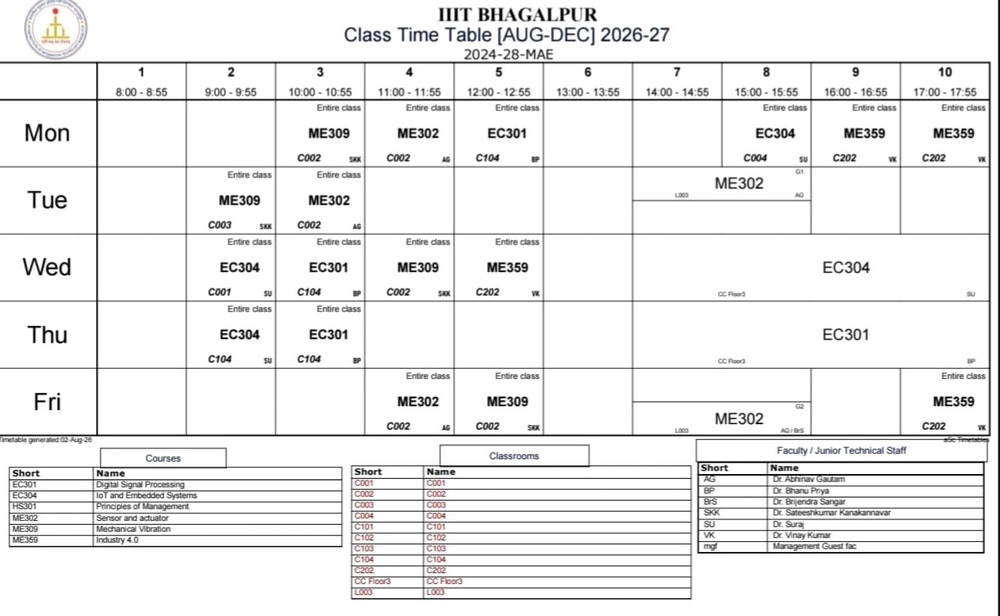
#> input picture Timetable-Parsing/another_timetable_upright.jpeg, 1000 x 616 px, shrunk from 1282 x 790 before the run
$ python png_parser.py another_timetable_upright.jpeg
#> lines starting #> are read from the running program, lines starting #| are printed output that depends on the picture; after the words box and inside, x2 and y2 are one past the last pixel; in counts of white or black regions, pixels touching at a corner belong together
import os
import json
import numpy as np
import pandas as pd

try:
    import cv2
except ImportError:
    cv2 = None

try:
    import pytesseract
except ImportError:
    pytesseract = None

def parse_png_timetable(png_path, output_json=None, output_csv=None, tesseract_cmd=None):
    """
    Non-AI Computer Vision PNG Timetable Grid Parser.
    Uses OpenCV Canny/Morphological line detection to crop grid cells geometrically.
    """
#> called with png_path = 'another_timetable_upright.jpeg', output_json = 'timetable_output.json', output_csv = 'timetable_output.csv'
    if not os.path.exists(png_path):
        raise FileNotFoundError(f"PNG file not found: {png_path}")

    if cv2 is None:
        raise ImportError("opencv-python (cv2) is required for PNG grid detection. Install with: pip install opencv-python")

    if tesseract_cmd and pytesseract:
        pytesseract.pytesseract.tesseract_cmd = tesseract_cmd

    print(f"[PNG Parser] Parsing Image timetable: {png_path} (OpenCV Computer Vision Grid Mode)")

    # Read image
    img = cv2.imread(png_path)
#> img is the input picture: shape (616, 1000, 3); mean B, G, R 237.7, 237.7, 237.8
    gray = cv2.cvtColor(img, cv2.COLOR_BGR2GRAY)

    # Threshold image (Otsu binarization)
    _, thresh = cv2.threshold(gray, 200, 255, cv2.THRESH_BINARY_INV | cv2.THRESH_OTSU)
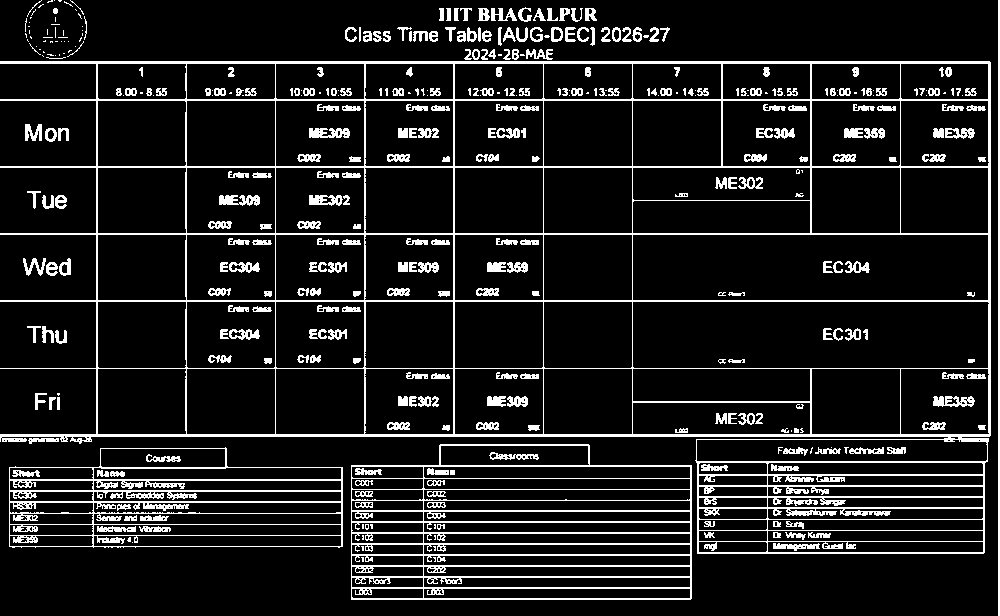
#> thresh: shape (616, 1000); 11.3% white in thin lines or dots

    # Detect horizontal lines
    kernel_h = cv2.getStructuringElement(cv2.MORPH_RECT, (max(1, img.shape[1] // 30), 1))
    horizontal = cv2.morphologyEx(thresh, cv2.MORPH_OPEN, kernel_h)
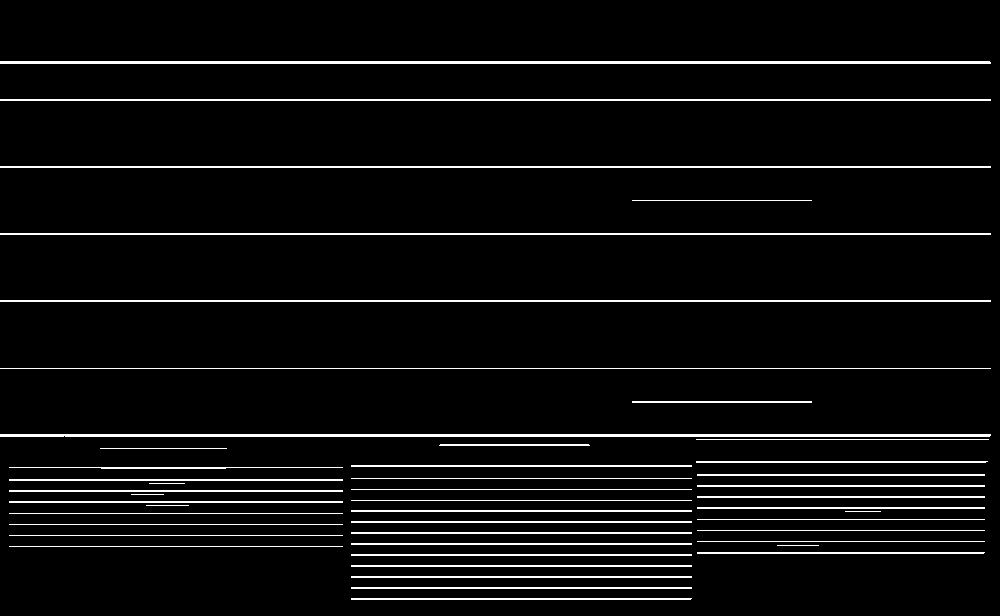
#> horizontal: shape (616, 1000); 5.2% white in thin lines or dots, all inside (x1, y1, x2, y2) = (0, 61, 991, 600)

    # Detect vertical lines
    kernel_v = cv2.getStructuringElement(cv2.MORPH_RECT, (1, max(1, img.shape[0] // 30)))
#> kernel_v = 20 values from 1 to 1
    vertical = cv2.morphologyEx(thresh, cv2.MORPH_OPEN, kernel_v)
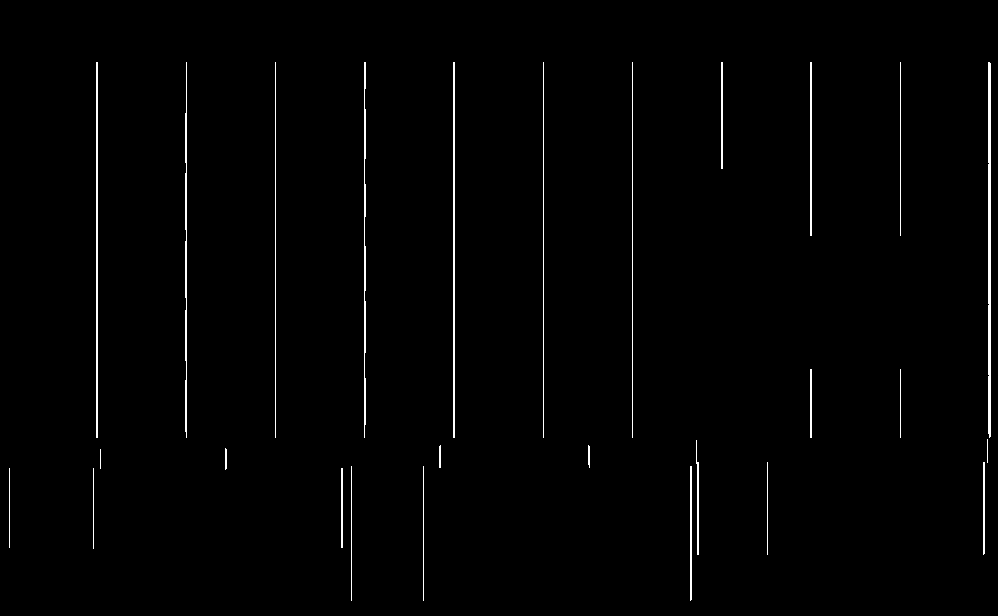
#> vertical: shape (616, 1000); 1.4% white in thin lines or dots

    # Combine grid lines
    table_grid = cv2.add(horizontal, vertical)
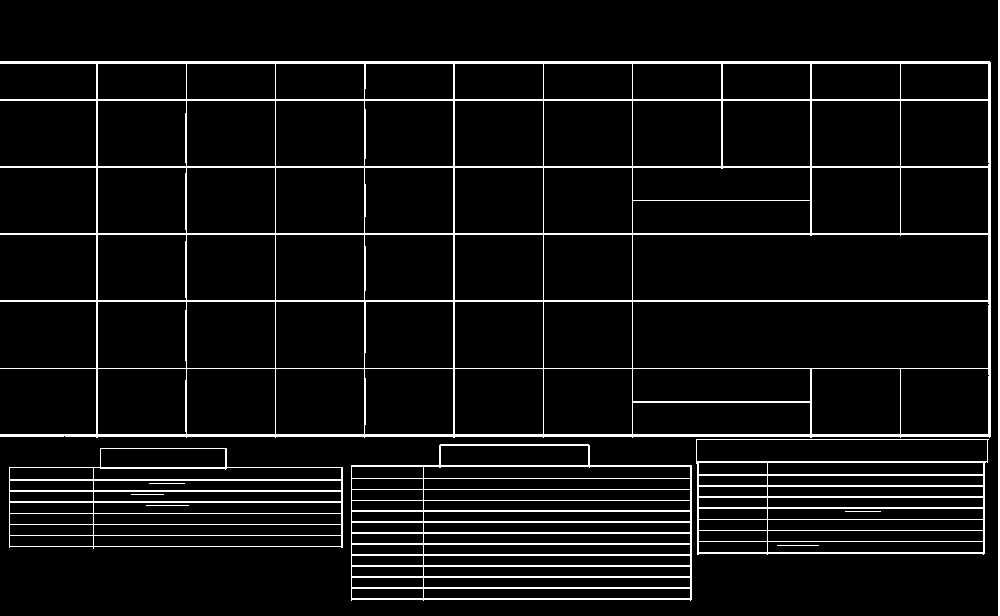
#> table_grid: shape (616, 1000); 6.6% white in thin lines or dots

    # Find cell contours
    contours, _ = cv2.findContours(table_grid, cv2.RETR_TREE, cv2.CHAIN_APPROX_SIMPLE)
#> contours = 121 contours, 5 with area under 20; largest, box (x1, y1, x2, y2) and area: (0, 61, 991, 438) 336036, (351, 444, 692, 601) 48712, (696, 439, 989, 555) 32815, (9, 448, 343, 549) 28705, (632, 301, 990, 369) 23851

    boxes = []
    min_w, min_h = 30, 15
    for c in contours:
        x, y, w, h = cv2.boundingRect(c)
        if w > min_w and h > min_h and w < img.shape[1] * 0.95 and h < img.shape[0] * 0.95:
            boxes.append((x, y, w, h))
#> this loop made 121 passes
#> (x, y, w, h) on passes 1, 2, 3, 4, 5, 6, 7, 8, 10, 11, 13, 14: (9, 448, 334, 101), (93, 535, 249, 12), (9, 535, 85, 12), (93, 524, 249, 12), (9, 524, 85, 12), (93, 513, 249, 12), (9, 513, 85, 12), (93, 502, 249, 12), (9, 502, 85, 12), (93, 491, 249, 11), (9, 491, 85, 11), (93, 480, 249, 11)
#> (c, x, y, w, h) on passes 9, 12, 15, 48, 55: ([[146, 505], [188, 505]], 146, 505, 43, 1), ([[131, 494], [163, 494]], 131, 494, 33, 1), ([[149, 483], [184, 483]], 149, 483, 36, 1), ([[777, 545], [818, 545]], 777, 545, 42, 1), ([[845, 511], [880, 511]], 845, 511, 36, 1)
#> after the loop, boxes = 60 items, first 6: (9, 448, 334, 101), (100, 448, 126, 20), (351, 444, 341, 157), (440, 445, 149, 21), (696, 439, 293, 116), (696, 439, 292, 23)

    if not boxes:
        print("[PNG Parser] Warning: Could not isolate explicit grid border lines. Falling back to whole image.")
        boxes = [(0, 0, img.shape[1], img.shape[0])]

    # Group boxes into rows based on y coordinate tolerance
    boxes = sorted(boxes, key=lambda b: b[1])
#> boxes = 60 items, first 6: (900, 63, 89, 37), (811, 63, 90, 37), (722, 63, 89, 37), (632, 63, 90, 37), (543, 63, 90, 37), (454, 63, 90, 37)

    rows = []
    current_row = []
    prev_y = None

    for box in boxes:
        x, y, w, h = box
        if prev_y is None or abs(y - prev_y) < 18:
            current_row.append(box)
        else:
            current_row = sorted(current_row, key=lambda b: b[0])
            rows.append(current_row)
            current_row = [box]
        prev_y = y
#> this loop made 60 passes
#> (x, y, w, h, prev_y) on passes 1 to 12: (900, 63, 89, 37, 63), (811, 63, 90, 37, 63), (722, 63, 89, 37, 63), (632, 63, 90, 37, 63), (543, 63, 90, 37, 63), (454, 63, 90, 37, 63), (364, 63, 90, 37, 63), (275, 63, 90, 37, 63), (186, 63, 90, 37, 63), (97, 63, 90, 37, 63), (900, 100, 90, 67, 100), (811, 100, 90, 67, 100)

    if current_row:
        current_row = sorted(current_row, key=lambda b: b[0])
        rows.append(current_row)

    # Extract text from each cell box using OCR
    table_matrix = []
    for r_idx, row in enumerate(rows):
        row_text = []
        for c_idx, (x, y, w, h) in enumerate(row):
            cell_crop = gray[y:y+h, x:x+w]
            cell_str = ""
            if pytesseract:
                try:
                    cell_str = pytesseract.image_to_string(cell_crop, config="--psm 6").strip()
                    cell_str = cell_str.replace("\n", " ")
                except Exception:
                    cell_str = f"Cell({r_idx},{c_idx})"
            else:
                cell_str = f"Cell({r_idx},{c_idx})"
            row_text.append(cell_str)
        table_matrix.append(row_text)
#> this loop made 1 pass
#> r_idx on pass 1: 0
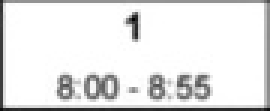
#> cell_crop: shape (37, 90) (shown 3 times larger); min 1, max 255, mean 229.8

    # Format into DataFrame safely handling variable column lengths
    max_cols = max(len(r) for r in table_matrix) if table_matrix else 0
    padded_matrix = [r + [""] * (max_cols - len(r)) for r in table_matrix]

    if len(padded_matrix) > 1:
        headers = [h if h else f"Col_{i+1}" for i, h in enumerate(padded_matrix[0])]
        df = pd.DataFrame(padded_matrix[1:], columns=headers)
    else:
        df = pd.DataFrame(padded_matrix)

    # Save outputs if requested
    if output_json:
        with open(output_json, "w", encoding="utf-8") as f:
            json.dump(table_matrix, f, indent=2, ensure_ascii=False)
        print(f"  [Saved] JSON timetable output -> {output_json}")

    if output_csv:
        df.to_csv(output_csv, index=False, encoding="utf-8")
        print(f"  [Saved] CSV timetable output  -> {output_csv}")

    return table_matrix, df

if __name__ == "__main__":
    import sys
    if len(sys.argv) > 1:
        png_file = sys.argv[1]
#> (the run stopped early here; a loop or call above may not have finished)
